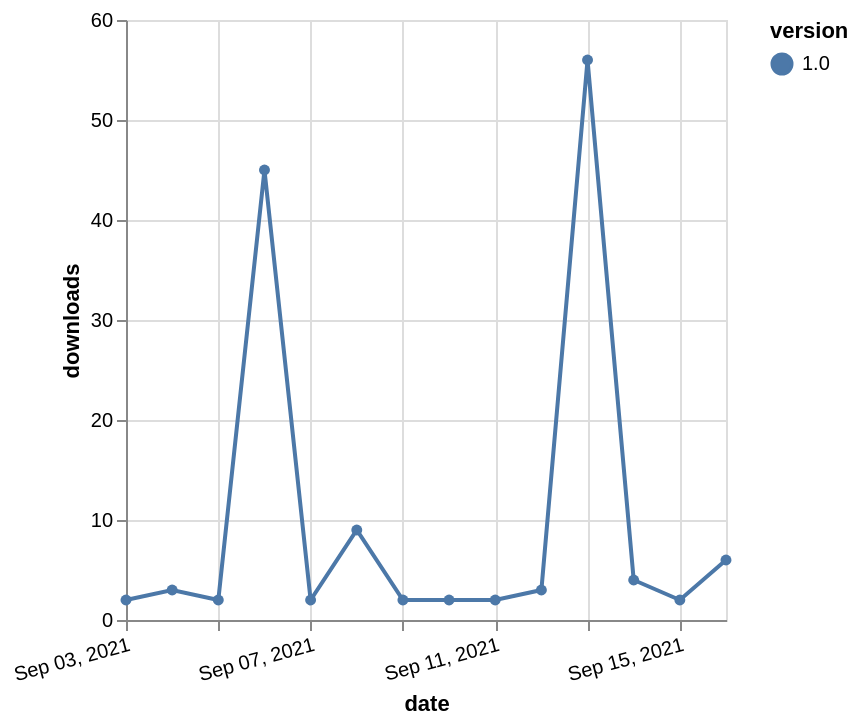

Vega-Lite specification for this chart:
### Vega-Lite specification from a JSON file in a GitHub repository (floating-point values rounded to 4 significant figures)
{"$schema": "https://vega.github.io/schema/vega-lite/v5.json", "description": "A simple bar chart with embedded data.", "data": {"values": [{"date": "2021-09-03", "total": 17099, "delta": 2, "version": "1.0"}, {"date": "2021-09-04", "total": 17102, "delta": 3, "version": "1.0"}, {"date": "2021-09-05", "total": 17104, "delta": 2, "version": "1.0"}, {"date": "2021-09-06", "total": 17149, "delta": 45, "version": "1.0"}, {"date": "2021-09-07", "total": 17151, "delta": 2, "version": "1.0"}, {"date": "2021-09-08", "total": 17160, "delta": 9, "version": "1.0"}, {"date": "2021-09-09", "total": 17162, "delta": 2, "version": "1.0"}, {"date": "2021-09-10", "total": 17164, "delta": 2, "version": "1.0"}, {"date": "2021-09-11", "total": 17166, "delta": 2, "version": "1.0"}, {"date": "2021-09-12", "total": 17169, "delta": 3, "version": "1.0"}, {"date": "2021-09-13", "total": 17225, "delta": 56, "version": "1.0"}, {"date": "2021-09-14", "total": 17229, "delta": 4, "version": "1.0"}, {"date": "2021-09-15", "total": 17231, "delta": 2, "version": "1.0"}, {"date": "2021-09-16", "total": 17237, "delta": 6, "version": "1.0"}]}, "width": "container", "mark": {"type": "line", "point": {"filled": true}}, "encoding": {"x": {"field": "date", "type": "temporal", "timeUnit": "yearmonthdate", "title": "date", "axis": {"labelAngle": -15}}, "y": {"field": "delta", "type": "quantitative", "title": "downloads"}, "color": {"field": "version", "type": "nominal"}, "tooltip": {"field": "delta"}}}
